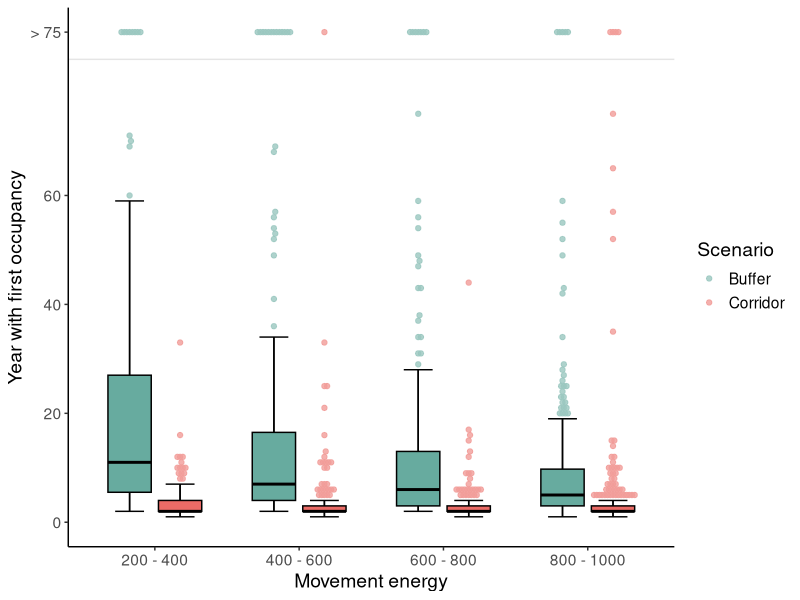
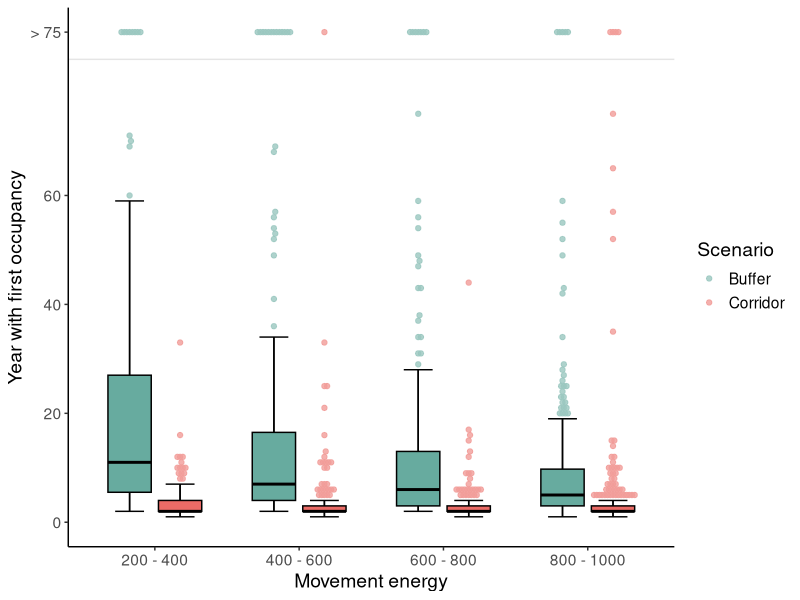

Source code (R) for these figures, in order:

setwd("~/Desktop/newt/model analysis/Recolonisation/scripts")

library(dplyr)
library(ggplot2)

data <- readr::read_delim('../data/concat_data.csv')

df <- data %>%
  tidyr::pivot_longer(c(buffer_year, corridor_year)) %>%
  filter(value != -999) %>%
  mutate(energy_factor = factor(movement_energy, 
                                labels=c('200 - 400', 
                                         '200 - 400',
                                         '200 - 400',
                                         '400 - 600',
                                         '400 - 600',
                                         '600 - 800',
                                         '600 - 800',
                                         '800 - 1000',
                                         '800 - 1000',
                                         '800 - 1000')),
         name = factor(name, 
                       labels=c('Buffer', 'Corridor')))
outliers <- df %>%
  group_by(energy_factor, name)%>%
  filter(value > quantile(value, 0.75) + 1.5 * IQR(value)) %>%
  mutate(value = ifelse(value > 75, 90, value))

df %>%
  #filter(value <= 50) %>%
  ggplot(aes(energy_factor, value, fill=name, color=name))+
  
  stat_boxplot(color='black', geom ='errorbar', width=0.4, position = position_dodge(width = 0.7)) +
  geom_boxplot(color='black', outlier.shape=NA, width=0.6, position = position_dodge(width = 0.7))+
  scale_fill_manual(guide='none', values = c('#67AB9F', '#EA6B66'))+
  
  ggbeeswarm::geom_beeswarm(data=outliers, cex=0.47, dodge.width=0.7, alpha=0.8,
                            priority = 'ascending')+
  scale_color_manual('Scenario',values = c('#9AC7BF', '#F19C99'))+
  
  geom_hline(yintercept = 85, alpha=0.1)+
  
  scale_y_continuous(breaks=c(0,20,40,60, 90),
                     labels=c('0', '20', '40', '60', '> 75'))+
  labs(x='Movement energy',
       y='Year with first occupancy')+
  coord_cartesian(ylim = c(0, 90))+
  theme_classic()+
  theme(text = element_text(size=14))
ggsave('../results/year.png', dpi=300)




